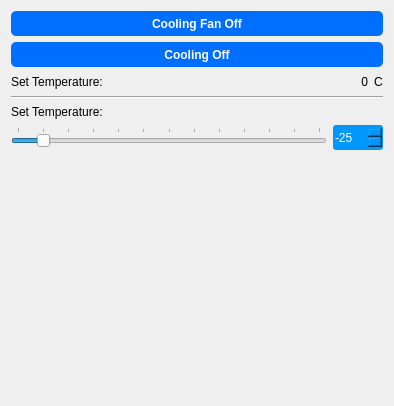
              <widget class="QWidget" name="toolTemperature">
               <property name="geometry">
                <rect>
                 <x>0</x>
                 <y>0</y>
                 <width>394</width>
                 <height>406</height>
                </rect>
               </property>
               <attribute name="label">
                <string>Cooling</string>
               </attribute>
               <layout class="QVBoxLayout" name="verticalLayout_12">
                <item>
                 <widget class="QPushButton" name="buttonFanOnOff">
                  <property name="minimumSize">
                   <size>
                    <width>30</width>
                    <height>25</height>
                   </size>
                  </property>
                  <property name="maximumSize">
                   <size>
                    <width>10000</width>
                    <height>16777215</height>
                   </size>
                  </property>
                  <property name="styleSheet">
                   <string notr="true">QPushButton{	
background-color : rgb(0,110, 255);
color:rgb(255, 255, 255);
font: 10pt &quot;Segoe UI&quot;;
font: bold;
border-radius: 5px;
}

QPushButton::checked{background-color :rgb(85, 255, 127);}

QPushButton::pressed{background-color :rgb(85, 85, 250);}</string>
                  </property>
                  <property name="text">
                   <string>Cooling Fan Off</string>
                  </property>
                  <property name="checkable">
                   <bool>true</bool>
                  </property>
                 </widget>
                </item>
                <item>
                 <widget class="QPushButton" name="buttonCoolingOnOff">
                  <property name="minimumSize">
                   <size>
                    <width>30</width>
                    <height>25</height>
                   </size>
                  </property>
                  <property name="maximumSize">
                   <size>
                    <width>10000</width>
                    <height>16777215</height>
                   </size>
                  </property>
                  <property name="styleSheet">
                   <string notr="true">QPushButton{	
background-color : rgb(0,110, 255);
color:rgb(255, 255, 255);
font: 10pt &quot;Segoe UI&quot;;
font: bold;
border-radius: 5px;
}

QPushButton::checked{background-color :rgb(85, 255, 127);}

QPushButton::pressed{background-color :rgb(85, 85, 250);}</string>
                  </property>
                  <property name="text">
                   <string>Cooling Off</string>
                  </property>
                  <property name="checkable">
                   <bool>true</bool>
                  </property>
                 </widget>
                </item>
                <item>
                 <layout class="QHBoxLayout" name="horizontalLayout_4">
                  <item>
                   <widget class="QLabel" name="label_45">
                    <property name="text">
                     <string>Set Temperature:</string>
                    </property>
                   </widget>
                  </item>
                  <item>
                   <spacer name="horizontalSpacer_2">
                    <property name="orientation">
                     <enum>Qt::Horizontal</enum>
                    </property>
                    <property name="sizeHint" stdset="0">
                     <size>
                      <width>108</width>
                      <height>17</height>
                     </size>
                    </property>
                   </spacer>
                  </item>
                  <item>
                   <widget class="QLabel" name="labelTemperature">
                    <property name="layoutDirection">
                     <enum>Qt::LeftToRight</enum>
                    </property>
                    <property name="text">
                     <string>0</string>
                    </property>
                    <property name="alignment">
                     <set>Qt::AlignRight|Qt::AlignTrailing|Qt::AlignVCenter</set>
                    </property>
                   </widget>
                  </item>
                  <item>
                   <widget class="QLabel" name="label_49">
                    <property name="layoutDirection">
                     <enum>Qt::LeftToRight</enum>
                    </property>
                    <property name="text">
                     <string>C</string>
                    </property>
                    <property name="alignment">
                     <set>Qt::AlignLeading|Qt::AlignLeft|Qt::AlignVCenter</set>
                    </property>
                   </widget>
                  </item>
                 </layout>
                </item>
                <item>
                 <widget class="Line" name="line_10">
                  <property name="orientation">
                   <enum>Qt::Horizontal</enum>
                  </property>
                 </widget>
                </item>
                <item>
                 <widget class="QLabel" name="label_47">
                  <property name="text">
                   <string>Set Temperature:</string>
                  </property>
                 </widget>
                </item>
                <item>
                 <layout class="QHBoxLayout" name="horizontalLayout_3">
                  <item>
                   <widget class="QSlider" name="sliderCooling">
                    <property name="minimum">
                     <number>-30</number>
                    </property>
                    <property name="maximum">
                     <number>30</number>
                    </property>
                    <property name="value">
                     <number>-25</number>
                    </property>
                    <property name="orientation">
                     <enum>Qt::Horizontal</enum>
                    </property>
                    <property name="invertedAppearance">
                     <bool>false</bool>
                    </property>
                    <property name="invertedControls">
                     <bool>false</bool>
                    </property>
                    <property name="tickPosition">
                     <enum>QSlider::TicksAbove</enum>
                    </property>
                    <property name="tickInterval">
                     <number>5</number>
                    </property>
                   </widget>
                  </item>
                  <item>
                   <widget class="QSpinBox" name="spinCooling">
                    <property name="minimumSize">
                     <size>
                      <width>50</width>
                      <height>25</height>
                     </size>
                    </property>
                    <property name="styleSheet">
                     <string notr="true">QSpinBox{	
background-color : rgb(0, 150, 250);
color:rgb(255, 255, 255);
font: 10pt &quot;Segoe UI&quot;;
border-radius: 3px;
}</string>
                    </property>
                    <property name="minimum">
                     <number>-30</number>
                    </property>
                    <property name="maximum">
                     <number>30</number>
                    </property>
                    <property name="value">
                     <number>-25</number>
                    </property>
                   </widget>
                  </item>
                 </layout>
                </item>
                <item>
                 <spacer name="verticalSpacer_5">
                  <property name="orientation">
                   <enum>Qt::Vertical</enum>
                  </property>
                  <property name="sizeHint" stdset="0">
                   <size>
                    <width>20</width>
                    <height>241</height>
                   </size>
                  </property>
                 </spacer>
                </item>
               </layout>
              </widget>
